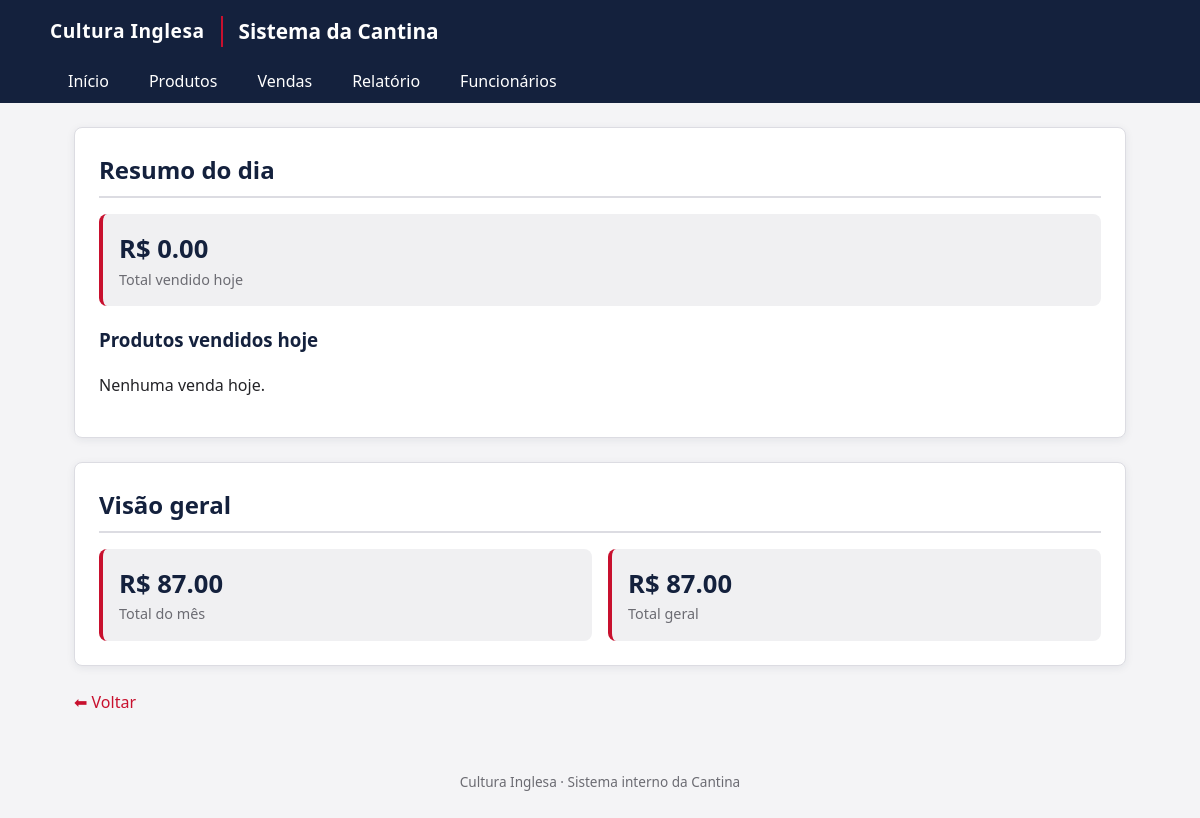
Before: /relatorio_vendas with the older database file.
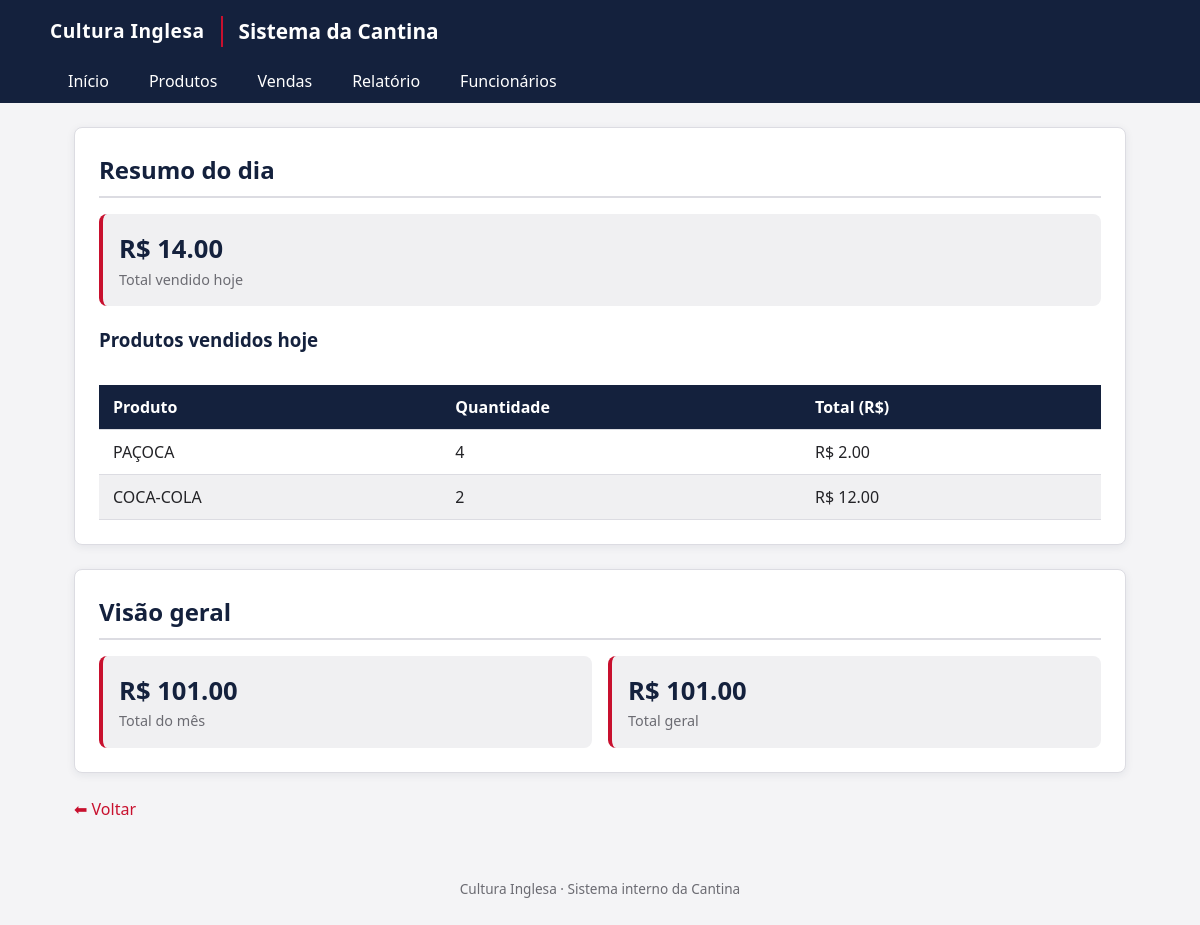
After: the same page with the newer database file.
### tables this page shows
CREATE TABLE produtos (
    id INTEGER PRIMARY KEY AUTOINCREMENT,
    nome TEXT NOT NULL,
    preco REAL NOT NULL,
    estoque INTEGER NOT NULL
);

### app.py (the view)
@app.route('/relatorio_vendas')
def relatorio_vendas():
    conn = conectar()
    cursor = conn.cursor()
    cursor.execute("""
        SELECT COALESCE(SUM(valor_total), 0)
        FROM vendas
        WHERE date(data_venda) = date('now')
    """)
    vendas_dia_total = cursor.fetchone()[0]
    cursor.execute("""
        SELECT
            produtos.nome,
            SUM(vendas.quantidade) AS quantidade_total,
            SUM(vendas.valor_total) AS valor_total
        FROM vendas
        JOIN produtos ON vendas.produto_id = produtos.id
        WHERE date(vendas.data_venda) = date('now')
        GROUP BY produtos.nome
        ORDER BY quantidade_total DESC
    """)
    produtos_dia = cursor.fetchall()
    cursor.execute("""
        SELECT COALESCE(SUM(valor_total), 0)
        FROM vendas
        WHERE strftime('%Y-%m', data_venda) = strftime('%Y-%m', 'now')
    """)
    vendas_mes = cursor.fetchone()[0]
    cursor.execute("""
        SELECT COALESCE(SUM(valor_total), 0)
        FROM vendas
    """)
    vendas_total = cursor.fetchone()[0]
    conn.close()
    return render_template(
        "relatorio_vendas.html",
        vendas_dia_total=vendas_dia_total,
        produtos_dia=produtos_dia,
        vendas_mes=vendas_mes,
        vendas_total=vendas_total
    )

### app.py (called while the page is built)
def conectar():
    return sqlite3.connect("cantina2.db")

### templates/relatorio_vendas.html (shortened to what this page needs)
{% extends "base.html" %}
{% block conteudo %}
    <div class="cartao">
        <h2 class="cartao-titulo">Resumo do dia</h2>
        <div class="indicador">
            <div class="indicador-valor">R$ {{ "%.2f"|format(vendas_dia_total) }}</div>
            <div class="indicador-rotulo">Total vendido hoje</div>
        </div>
        <h3 style="margin-top: 20px;">Produtos vendidos hoje</h3>
        {% if produtos_dia and produtos_dia|length > 0 %}
        <div class="tabela-wrapper">
            <table>
                <thead>
                    <tr>
                        <th>Produto</th>
                        <th>Quantidade</th>
                        <th>Total (R$)</th>
                    </tr>
                </thead>
                <tbody>
                    {% for produto in produtos_dia %}
                    <tr>
                        <td>{{ produto[0] }}</td>
                        <td>{{ produto[1] }}</td>
                        <td>R$ {{ "%.2f"|format(produto[2]) }}</td>
                    </tr>
                    {% endfor %}
                </tbody>
            </table>
        </div>
        {% else %}
            <p>Nenhuma venda hoje.</p>
        {% endif %}
    </div>
    <div class="cartao">
        <h2 class="cartao-titulo">Visão geral</h2>
        <div class="indicadores">
            <div class="indicador">
                <div class="indicador-valor">R$ {{ "%.2f"|format(vendas_mes) }}</div>
                <div class="indicador-rotulo">Total do mês</div>
            </div>
            <div class="indicador">
                <div class="indicador-valor">R$ {{ "%.2f"|format(vendas_total) }}</div>
                <div class="indicador-rotulo">Total geral</div>
            </div>
        </div>
    </div>
    <div class="links-rodape-pagina">
        <a href="/vendas">⬅ Voltar</a>
    </div>
{% endblock %}

Changed rows visible on the page:
added produtos: nome "PAÇOCA", id "4", produto "2.00"
now on this page (row edited): produtos: nome "COCA-COLA", id "2", produto "12.00"
Other visible differences:
{{ "%.2f"|format(vendas_dia_total) }}: "0.00" → "14.00"
{{ "%.2f"|format(vendas_mes) }}: "87.00" → "101.00"
{{ "%.2f"|format(vendas_total) }}: "87.00" → "101.00"
text no longer shown: "Nenhuma venda hoje."
text now shown: "Produto Quantidade Total (R$)"
